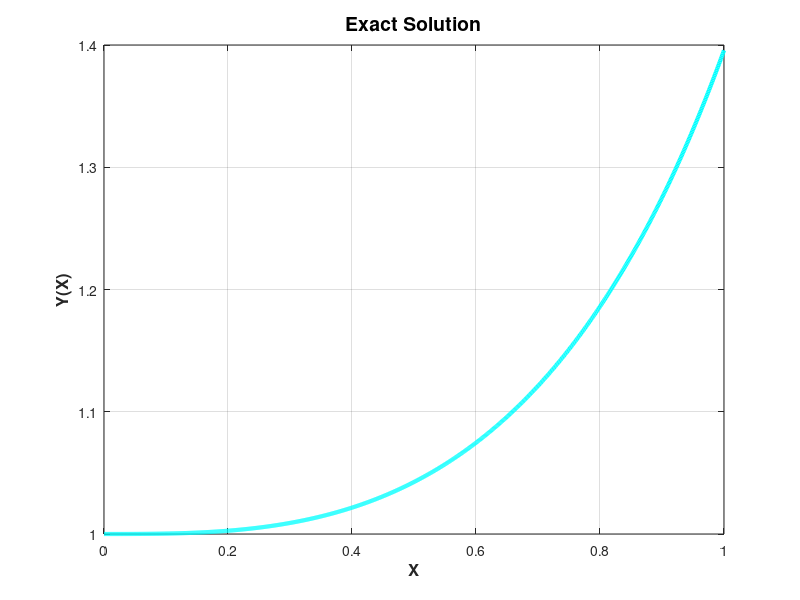
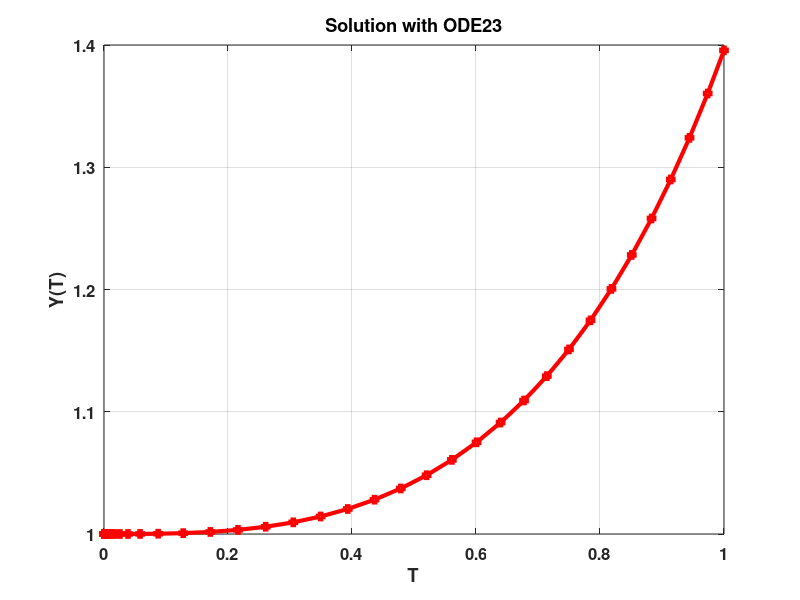

The MATLAB script that drew these images, in order: (Note: this script raises an error after producing the figures.)
%% Lecture 27 - MATLAB Demo
clear
clc
close 'all'

%% Problem to be solved
F = @(t,y) (t.^2).*y;
yINI = 1;

xMin = 0; xMax = 1;
%% Exact solution
y_gold = @(t) exp((1/3)*(t.^3));
x_gold = linspace(xMin,xMax,1000);

figure(1)
plot(x_gold,y_gold(x_gold),'-c','linewidth',3);
grid on
title('Exact Solution','fontsize',14,'fontweight','bold');
xlabel('X','fontsize',12,'fontweight','bold');
ylabel('Y(X)','fontsize',12,'fontweight','bold');

%% Solve with ODE23
myRT = 1e-5;
options = odeset('RelTol',myRT);
[t_ode23,y_ode23] = ode23(F,[xMin xMax],yINI,options);

figure(2)
plot(t_ode23,y_ode23,'-sr','linewidth',3,'markersize',4);
title('Solution with ODE23','fontsize',16,'fontweight','bold');
grid on
xlabel('T','fontsize',14,'fontweight','bold');
ylabel('Y(T)','fontsize',14,'fontweight','bold');
set(gca,'fontsize',12,'fontweight','bold');

%% Solve with Bogacki-Shampine Embedded 2/3 Method
c = [0 1/2 3/4 1 2 3]'; % sample points;
% encode the order of embedded methods in first column, last two rows.
A = [0 0 0 0;
    1/2 0 0 0;
    0 3/4 0 0;
    2/9 1/3 4/9 0]; % RK matrix
b3 = [2/9 1/3 4/9 0]; % weights for 3rd order method
b2 = [7/24 1/4 1/3 1/8]; % weights for 2nd order method
EBT = zeros(6,5);
EBT(:,1) = c;
EBT(1:4,2:end)=A;
EBT(5,2:end) = b2;
EBT(6,2:end) = b3;
[t_bs23,y_bs23] = embeddedRK(F,[xMin xMax],yINI,myRT,EBT);

% get relative error measure at solved points
rel_err_bs23 = norm(y_gold(t_bs23)-y_bs23,2)/...
    norm(y_gold(t_bs23),2);
fprintf('Relative error BS23: %g \n',rel_err_bs23);

%% Plot the result
figure(3)
plot(t_bs23,y_bs23,'-sr','linewidth',3,'markersize',4);

title('Solution with BS23','fontsize',16,'fontweight','bold');
grid on
xlabel('T','fontsize',14,'fontweight','bold');
ylabel('Y(T)','fontsize',14,'fontweight','bold');
set(gca,'fontsize',12,'fontweight','bold');

%% Solve with Fehlberg 4/5
c = [0 1/4 3/8 12/13 1 1/2 4 5]'; % sample points;
% encode the order of embedded methods in first column, last two rows.
A = [0 0 0 0 0 0;
    1/4 0 0 0 0 0;
    3/32 9/32 0 0 0 0;
    1932/2197 -7200/2197 7296/2197 0 0 0;
    439/216 -8 3680/513 -845/4104 0 0;
    -8/27 2 -3544/2565 1859/4104 -11/40 0]; % RK matrix
b5 = [16/135 0 6656/12825 28561/56430 -9/50 2/55]; % weights for 5nd order method
b4 = [25/216 0 1408/2565 2197/4104 -1/5 0]; % weights for 4rd order method
EBT = zeros(8,7);
EBT(:,1) = c;
EBT(1:6,2:end)=A;
EBT(7,2:end) = b4;
EBT(8,2:end) = b5;

[t_rkf45,y_rkf45] = embeddedRK(F,[xMin xMax],yINI,myRT,EBT);

rel_err_rkf45 = norm(y_gold(t_rkf45)-y_rkf45,2)/...
    norm(y_gold(t_rkf45),2);
fprintf('Relative error RKF45: %g \n',rel_err_rkf45);

%% Plot the result
figure(4)
plot(t_rkf45,y_rkf45,'-sr','linewidth',3,'markersize',4);
title('Solution with RKF45','fontsize',16,'fontweight','bold');
grid on
xlabel('T','fontsize',14,'fontweight','bold');
ylabel('Y(T)','fontsize',14,'fontweight','bold');
set(gca,'fontsize',12,'fontweight','bold');

%% Solve with ODE45
options = odeset('RelTol',myRT);
[t_ode45,y_ode45] = ode45(F,[xMin xMax],yINI,options);


%% Plot the result
figure(5)
plot(t_ode45,y_ode45,'-sr','linewidth',3,'markersize',4);
title('Solution with ODE45','fontsize',16,'fontweight','bold');
grid on
xlabel('T','fontsize',14,'fontweight','bold');
ylabel('Y(T)','fontsize',14,'fontweight','bold');
set(gca,'fontsize',12,'fontweight','bold');

%% Solve with ODE45
% re-run without additional points for a "beautiful plot"
options = odeset('RelTol',myRT,'Refine',1,'MaxStep',1);
[t_ode45,y_ode45] = ode45(F,[xMin xMax],yINI,options);

rel_err_ode45 = norm(y_gold(t_ode45)-y_ode45,2)/...
    norm(y_gold(t_ode45),2);
fprintf('Relative error ODE45: %g \n',rel_err_ode45);

%% Plot the result
figure(6)
plot(t_ode45,y_ode45,'-sr','linewidth',3,'markersize',4);
title('Solution with ODE45','fontsize',16,'fontweight','bold');
grid on
xlabel('T','fontsize',14,'fontweight','bold');
ylabel('Y(T)','fontsize',14,'fontweight','bold');
set(gca,'fontsize',12,'fontweight','bold');

%% Solve higher order eqn with ODE45
F = @(t,y) ex2(t,y);
yINI = [-1 2]; % initial values
xMin = 0; xMax = 2.1;
y_gold = @(x) exp(-x./2).*(-cos(2*x)+0.75*sin(2*x));

options = odeset('RelTol',myRT,'Refine',1,'MaxStep',1);
[t_ode45,y_ode45] = ode45(F,[xMin xMax],yINI,options);

rel_err_ode45 = norm(y_gold(t_ode45)-y_ode45(:,1),2)/...
    norm(y_gold(t_ode45),2);
fprintf('Relative error ODE45: %g \n',rel_err_ode45);
% solutions are column vectors
%% Plot the result
figure(7)
plot(t_ode45,y_ode45(:,1),'-sr','linewidth',3,'markersize',4);
title('Solution with ODE45','fontsize',16,'fontweight','bold');
grid on
xlabel('T','fontsize',14,'fontweight','bold');
ylabel('Y(T)','fontsize',14,'fontweight','bold');
set(gca,'fontsize',12,'fontweight','bold');

%% Try embedded RK with new problem.
[t_rkf45,y_rkf45] = embeddedRK(F,[xMin xMax],yINI,myRT,EBT);

rel_err_rkf45 = norm(y_gold(t_rkf45)-y_rkf45(1,:),2)/...
    norm(y_gold(t_rkf45),2);
fprintf('Relative error RKF45: %g \n',rel_err_rkf45);

%% Plot the result
figure(8)
plot(t_rkf45,y_rkf45(1,:),'-sr','linewidth',3,'markersize',4);
title('Solution with RKF45','fontsize',16,'fontweight','bold');
grid on
xlabel('T','fontsize',14,'fontweight','bold');
ylabel('Y(T)','fontsize',14,'fontweight','bold');
set(gca,'fontsize',12,'fontweight','bold');

%% Local Functions
function [t,y] = embeddedRK(F,tspan,y0,RTOL,EBT)
t_sz = 5000; % initial size for output arrays
tsMax = 100000;
sys_size = length(y0);
t = nan(1,t_sz);
y = nan(sys_size,t_sz);

% set initial values
t(1) = tspan(1);
y(:,1) = y0;

[m,~] = size(EBT);
s = m-2;
C = EBT(1:s,1);
A = EBT(1:(end-2),2:end);
BW = EBT(s+1,2:end);
BZ = EBT(s+2,2:end);
p = EBT((end-1),1);

SF = 0.99; % "safety factor"
theta = 1e-14; % factor protects against small values of w.

tStart = tspan(1);
tEnd = tspan(2);
h = (tEnd-tStart)/10; % initial step size
h_new = h;
stopFlag = 0;

for ts = 1:tsMax
    cT = t(ts); % current time
    % find acceptable time step size
    int_it_count = 0; % limit iterations in error control.
    while 1
        int_it_count = int_it_count + 1;
        h = h_new; % update with new step-size
        
        % if cT + h > tEnd, reduce h so we stop right on time
        if cT+h > tEnd
           h = tEnd-cT; 
           stopFlag = 1; % stop after this time step
        end
        
        y(:,ts+1) = y(:,ts);
        K = getSlopeEst(F,t(ts),y(:,ts),h,C,A);
        [w,z] = getWZ(y(:,ts),h,K,BW,BZ);
        err_ts = abs(w-z); % error vector (length = # dofs)
        rel_err_ts = err_ts./max(abs(w),theta); % relative error vector
        max_rel_err_ts = norm(rel_err_ts,inf);
        if max_rel_err_ts < RTOL % time step accepted, compute new (bigger) h
            h_new = SF*(RTOL/max_rel_err_ts)^(1/(p+1))*h;  
            y(:,ts+1) = z; % local extrapolation (use best solution)
            t(ts+1) = cT + h; % update current time   
            break; % exit the while loop
        else
            h_new = h/2;
            if stopFlag == 1
                % unset the stop flag if it was previously set with
                % larger time step.
                stopFlag = 0;
            end
        end % if max_rel_err_ts...
        
        if int_it_count > 10
            error('Error-control is broken!'); % stop the program.
        end
        
        
    end % while 1
    
    % here I should have updated solution and step size for next time step.
    if stopFlag == 1 % end of time stepping.  exit loop.
        break;
    end
end %ts
% trim the output variables.
y = y(:,1:(ts+1));
t = t(1:(ts+1));
end % function

function K = getSlopeEst(F,t,y,h,C,A)
sys_size=length(y);% gen # of dep vars
[s,~] = size(A); % get number of stages
K = zeros(sys_size,s);
K(:,1) = F(t,y);
for i = 2:s
    y_it = y(:);
    x_it = t + C(i)*h;
    for j = 1:(i-1)
        y_it = y_it + h*A(i,j)*K(:,j);
    end %j    
    K(:,i) = F(x_it,y_it);
end %i
end

function [w,z] = getWZ(y,h,K,BW,BZ)
s = length(BW);
w = y; z = y;
for i = 1:s
   w = w + h*BW(i)*K(:,i);
   z = z + h*BZ(i)*K(:,i);
end
end

function dw = ex2(~,w) % generally expect 2 arguments for solvers (IV first)
% for ode45 etc... must return a column vector.
dw = nan(2,1);
dw(1) = w(2);
dw(2) = -0.25*(4*w(2) + 17*w(1));
end



